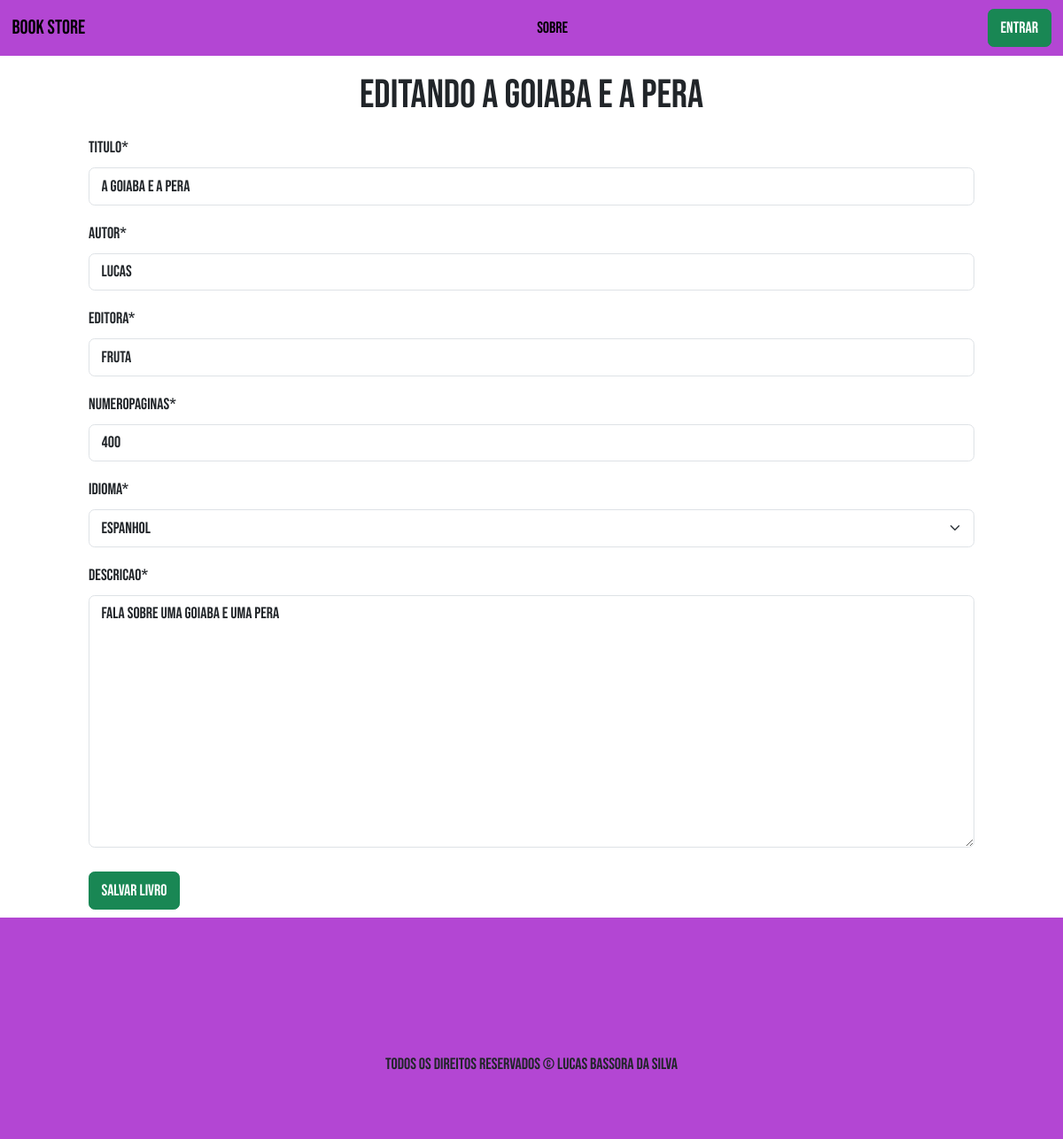
Screenshot of /editBook/24 with the database file from the repository.
### livros/models.py (models this page shows)
class Livros(models.Model):
    IDIOMAS = [
        ('Português' , 'Português'),
        ('Inglês' , 'Inglês'),
        ('Italiano' , 'Italiano'),
        ('Francês' , 'Francês'),
        ('Espanhol' , 'Espanhol'),
        ('Alemão' , 'Alemão')
    ]
    titulo = models.CharField(max_length=255)
    autor = models.CharField(max_length=255)
    editora = models.CharField(max_length=255)
    numeroPaginas = models.CharField(max_length=255)
    idioma = models.CharField(max_length=9, choices=IDIOMAS)
    descricao = models.TextField()
    created_at = models.DateTimeField(auto_now_add=True)
    updated_at = models.DateTimeField(auto_now=True)

### livros/views.py (the view)
# urls.py: path('editBook/<int:id>', views.editBook, name='edit-book'),
def editBook(request, id):
    livro = get_object_or_404(Livros, pk=id)
    form = BookForm(instance=livro) # instance pega os dados que do livro que já existem e pré copula no formulário
    if request.method == 'POST':
        form = BookForm(request.POST, instance=livro)
        if form.is_valid():
            livro.save()
            messages.info(request, 'Livro editado com sucesso')
            return redirect('/')
        else:
            return render(request, 'livros/editBook.html', {'form': form, 'livro': livro})
    else:
        return render(request, 'livros/editBook.html', {'form': form, 'livro': livro})

### livros/forms.py
class BookForm(forms.ModelForm):
    class Meta():
        model = Livros
        fields = ('titulo', 'autor', 'editora', 'numeroPaginas', 'idioma', 'descricao')

### livros/templates/livros/editBook.html (shortened to what this page needs)
{% extends 'base.html' %}
{% load crispy_forms_tags %}
{% block content%}
<div class="offset-1 col-10 list-div">
    <h1 class="text-center my-3">Editando {{ livro.titulo }}</h1>
    <form action="" method="post">
        {{ form|crispy }}
        <input type="submit" class="btn btn-success my-2" value="Salvar livro">
        <br>
    </form>
</div>
{% endblock %}

### livros/static/css/style.css (style rules this page uses)
* { font-family: "Bebas Neue", sans-serif; font-size: 18px; font-style: normal; }

### rows the page displays
Livros: titulo "A goiaba e a pera", autor "Lucas", editora "Fruta", numeroPaginas "400", idioma "Espanhol", descricao "Fala sobre uma goiaba e uma pera"
